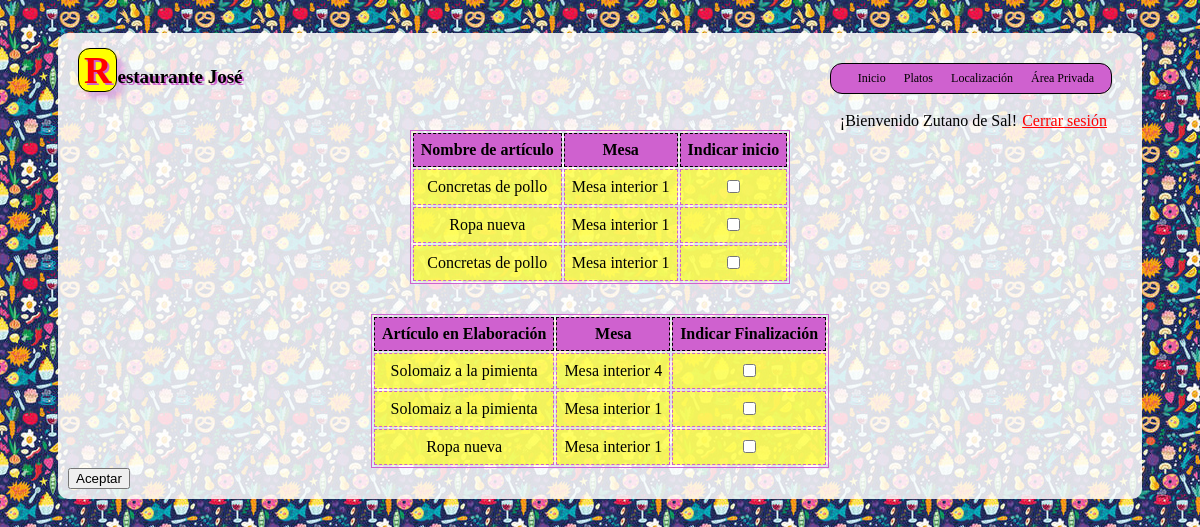
/php/area-privada.php (signed in), run on the app's committed database.
### tables this page shows
CREATE TABLE [articulos]
(
    [id] INTEGER PRIMARY KEY,
    [nombre] NVARCHAR(60),
    [tipo] INTEGER,
    [stock] INTEGER,
    [PVP] DECIMAL(10,2)
);

### php/queries.php (called while the page is built, shortened)
<?php
$db = 0;
function query_from_database($query, $array=array()) {
    global $db;
    $res= $db->prepare($query);
    $res->execute($array);
    if ($res) {
        $res->setFetchMode(PDO::FETCH_NAMED);
    }
    return $res;
}
function get_articulosPendientes(){
    $res = query_from_database('Select articulos.nombre as articulo, mesas.nombre as mesa, lineascomanda.id as id_lineascomanda FROM lineascomanda,articulos, comandas, mesas WHERE cocinero is null and articulos.tipo=1 and articulo=articulos.id and comandas.id=comanda and mesa=mesas.id;');
    return $res;
}
function get_articulos_pendientes_de_cocinero(){
    $array = array($_SESSION['id_usuario']);
    $res = query_from_database('Select articulos.nombre as articulo, mesas.nombre as mesa, lineascomanda.id as id_comanda FROM lineascomanda,articulos,comandas, mesas WHERE articulos.id=articulo and cocinero=? and mesas.id=mesa and comandas.id=comanda and horafinalizacion=0;', $array);
    return $res;
}

### php/list_show.php (the view, shortened to what this page needs)
<?php
function show_list() {
    if ($_SESSION['tipo_usuario']==1)
        show_camarero_list();
    else{
        show_cocinero_list();
    }
}
function show_cocinero_list() {
    $html = "<form method=\"post\" action=\"acciones_cocinero.php\">";
    echo $html;
    $cabecera = <<<T_HTML
    <table>
        <tr>
            <th>Nombre de artículo</th>
            <th>Mesa</th>
            <th>Indicar inicio</th>
        </tr>
T_HTML;
    echo $cabecera;
    $res = get_articulosPendientes();
    if($res){
        foreach($res as $row){
            $fila = <<<T_HTML
            <tr>
            <td> $row[articulo] </td>
            <td> $row[mesa] </td>
            <td> <input type="checkbox" name="preparar[]" value="$row[id_lineascomanda]"> </td>
            </tr>
T_HTML;
            echo $fila;
        }
    }
    echo "</table>";
    $cabecera = <<<T_HTML
    <table>
        <tr>
            <th>Artículo en Elaboración</th>
            <th>Mesa</th>
            <th>Indicar Finalización</th>
        </tr>
T_HTML;
    echo $cabecera;
    $res = get_articulos_pendientes_de_cocinero();
    if($res){
        foreach($res as $row){
            $fila = "<tr>
            <td> $row[articulo] </td>
            <td> $row[mesa] </td>
            <td> <input type=\"checkbox\" name=\"finalizar[]\" value=\"$row[id_comanda]\"> </td>
            </tr>";
            echo $fila;
        }
    }
    echo "</table>";
    $html = "<input type=\"submit\" value=\"Aceptar\"/>
    </form>";
    echo $html;
}

### css/estilo.css (style rules this page uses)
@media screen, aural, braille, embossed, handheld, projection, screen, tty, tv { table { clear: both; margin: auto; border: 1px solid #CF61CF; margin-top: 30px; } }
@media screen, aural, braille, embossed, handheld, projection, screen, tty, tv { td, th { padding: 7px; background-color: rgba(255,255,0,0.6); } }
@media screen, aural, braille, embossed, handheld, projection, screen, tty, tv { th { background-color: #CF61CF; border: 1px dashed black; text-align: center; } }
@media screen, aural, braille, embossed, handheld, projection, screen, tty, tv { td { border: 1px dashed #CF61CF; text-align: center; } }
@media screen, aural, braille, embossed, handheld, projection, screen, tty, tv { body { background-image:url("../img/background.jpg"); padding: 25px 50px 25px 50px; } }

### data on the page
articulos: nombre "Concretas de pollo", row "Mesa interior 1"
articulos: nombre "Ropa nueva", row "Mesa interior 1"

### other printed values
$nombre_usuario "Zutano de Sal"
$row[articulo] "Solomaiz a la pimienta"
$row[mesa] "Mesa interior 4"
$row[mesa] "Mesa interior 1"
$row[articulo] "Ropa nueva"
